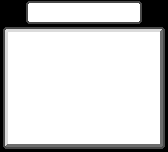

Below is a game level as drawn by its tile map, then a one-line description and the .tmx file that defines it, in full:
An orthogonal 21x19 tile map with 8x8 px tiles, 1 tile layer (Tile Layer 1).

<map version="1.2" tiledversion="1.3.2" orientation="orthogonal" renderorder="right-down" compressionlevel="-1" width="21" height="19" tilewidth="8" tileheight="8" infinite="0" nextlayerid="2" nextobjectid="1">
 <tileset firstgid="1" source="defWallpapers.tsx" />
 <layer id="1" name="Tile Layer 1" width="21" height="19">
  <data encoding="csv">
1,1,1,2,3,3,3,3,3,3,3,3,3,3,3,3,3,4,1,1,1,
1,1,1,5,6,6,6,6,6,6,6,6,6,6,6,6,6,7,1,1,1,
1,1,1,8,9,9,9,9,9,9,9,9,9,9,9,9,9,10,1,1,1,
11,12,12,12,12,12,12,12,12,12,12,12,12,12,12,12,12,12,12,12,13,
14,15,15,15,15,15,15,15,15,15,15,15,15,15,15,15,15,15,15,15,16,
14,15,15,15,15,15,15,15,15,15,15,15,15,15,15,15,15,15,15,15,16,
14,15,15,15,15,15,15,15,15,15,15,15,15,15,15,15,15,15,15,15,16,
14,15,15,15,15,15,15,15,15,15,15,15,15,15,15,15,15,15,15,15,16,
14,15,15,15,15,15,15,15,15,15,15,15,15,15,15,15,15,15,15,15,16,
14,15,15,15,15,15,15,15,15,15,15,15,15,15,15,15,15,15,15,15,16,
14,15,15,15,15,15,15,15,15,15,15,15,15,15,15,15,15,15,15,15,16,
14,15,15,15,15,15,15,15,15,15,15,15,15,15,15,15,15,15,15,15,16,
14,15,15,15,15,15,15,15,15,15,15,15,15,15,15,15,15,15,15,15,16,
14,15,15,15,15,15,15,15,15,15,15,15,15,15,15,15,15,15,15,15,16,
14,15,15,15,15,15,15,15,15,15,15,15,15,15,15,15,15,15,15,15,16,
14,15,15,15,15,15,15,15,15,15,15,15,15,15,15,15,15,15,15,15,16,
14,15,15,15,15,15,15,15,15,15,15,15,15,15,15,15,15,15,15,15,16,
14,15,15,15,15,15,15,15,15,15,15,15,15,15,15,15,15,15,15,15,16,
17,18,18,18,18,18,18,18,18,18,18,18,18,18,18,18,18,18,18,18,19
</data>
 </layer>
</map>
